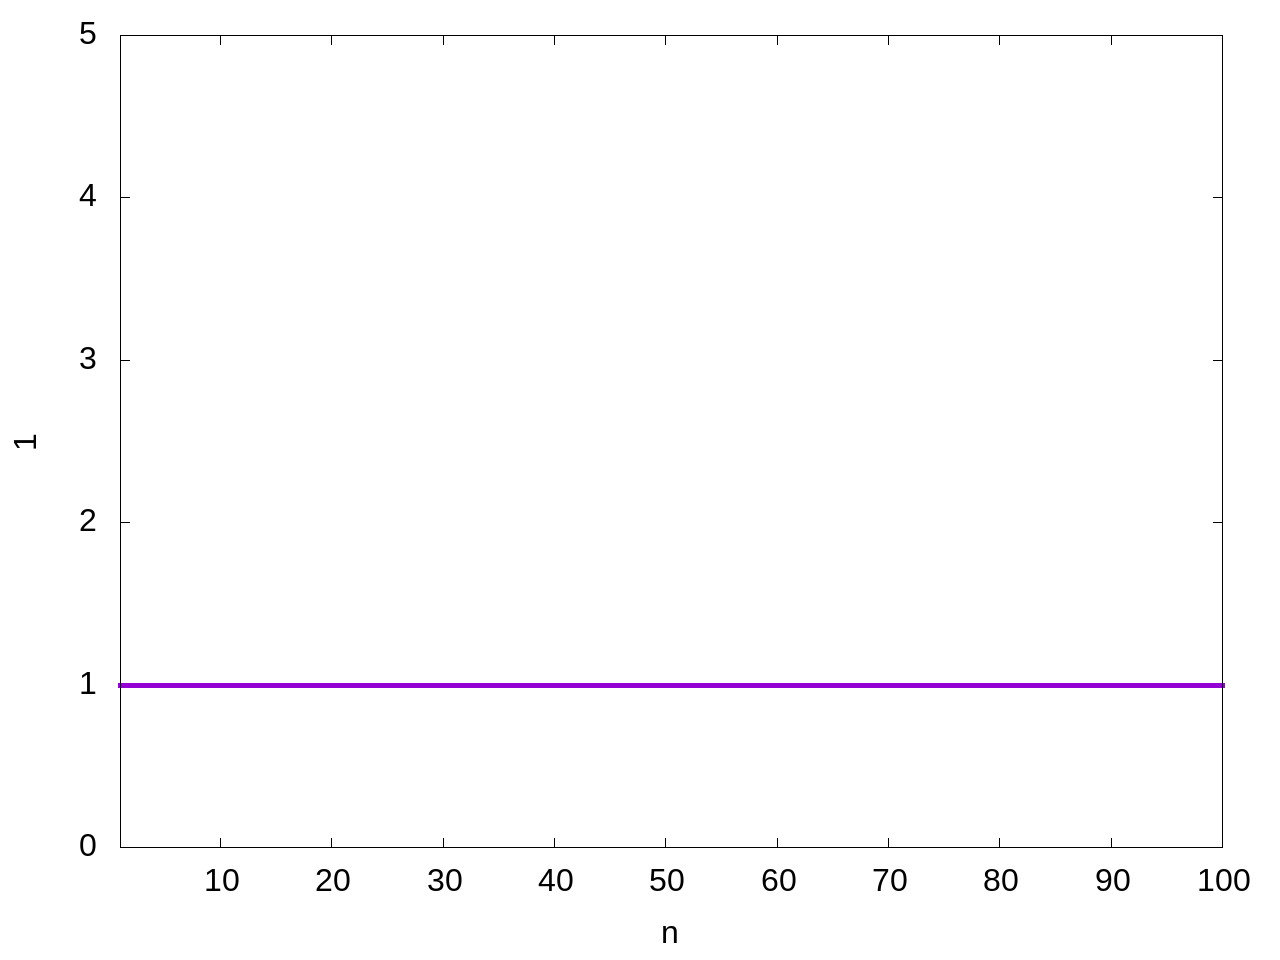

Reproduce this figure in gnuplot.
set terminal jpeg enhanced size 1280,960 font "arial,24.0"
set output "1.jpg"
set xlabel "n"
set ylabel "1" 
plot [n=1:100][0:5] 1 with lines lw 5 lt 1 notitle
